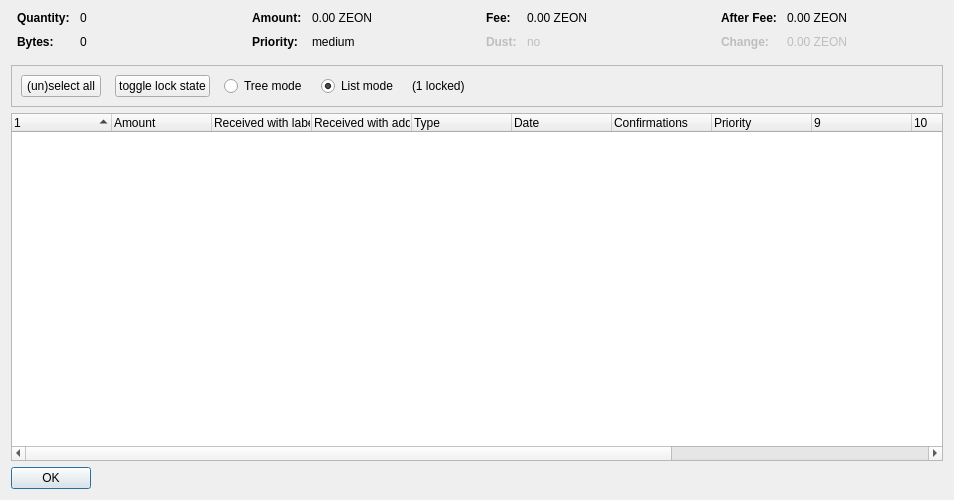
<?xml version="1.0" encoding="UTF-8"?>
<ui version="4.0">
 <class>CoinControlDialog</class>
 <widget class="QDialog" name="CoinControlDialog">
  <property name="geometry">
   <rect>
    <x>0</x>
    <y>0</y>
    <width>954</width>
    <height>500</height>
   </rect>
  </property>
  <property name="windowTitle">
   <string>Coin Selection</string>
  </property>
  <layout class="QVBoxLayout" name="verticalLayout">
   <item>
    <layout class="QHBoxLayout" name="horizontalLayoutTop" stretch="0,0,0,0">
     <property name="topMargin">
      <number>0</number>
     </property>
     <property name="bottomMargin">
      <number>10</number>
     </property>
     <item>
      <layout class="QFormLayout" name="formLayoutCoinControl1">
       <property name="horizontalSpacing">
        <number>10</number>
       </property>
       <property name="verticalSpacing">
        <number>10</number>
       </property>
       <property name="leftMargin">
        <number>6</number>
       </property>
       <property name="rightMargin">
        <number>6</number>
       </property>
       <item row="0" column="0">
        <widget class="QLabel" name="labelCoinControlQuantityText">
         <property name="font">
          <font>
           <weight>75</weight>
           <bold>true</bold>
          </font>
         </property>
         <property name="text">
          <string>Quantity:</string>
         </property>
        </widget>
       </item>
       <item row="0" column="1">
        <widget class="QLabel" name="labelCoinControlQuantity">
         <property name="cursor">
          <cursorShape>IBeamCursor</cursorShape>
         </property>
         <property name="contextMenuPolicy">
          <enum>Qt::ActionsContextMenu</enum>
         </property>
         <property name="text">
          <string notr="true">0</string>
         </property>
         <property name="textInteractionFlags">
          <set>Qt::LinksAccessibleByMouse|Qt::TextSelectableByKeyboard|Qt::TextSelectableByMouse</set>
         </property>
        </widget>
       </item>
       <item row="1" column="0">
        <widget class="QLabel" name="labelCoinControlBytesText">
         <property name="font">
          <font>
           <weight>75</weight>
           <bold>true</bold>
          </font>
         </property>
         <property name="text">
          <string>Bytes:</string>
         </property>
        </widget>
       </item>
       <item row="1" column="1">
        <widget class="QLabel" name="labelCoinControlBytes">
         <property name="cursor">
          <cursorShape>IBeamCursor</cursorShape>
         </property>
         <property name="contextMenuPolicy">
          <enum>Qt::ActionsContextMenu</enum>
         </property>
         <property name="text">
          <string notr="true">0</string>
         </property>
         <property name="textInteractionFlags">
          <set>Qt::LinksAccessibleByMouse|Qt::TextSelectableByKeyboard|Qt::TextSelectableByMouse</set>
         </property>
        </widget>
       </item>
      </layout>
     </item>
     <item>
      <layout class="QFormLayout" name="formLayoutCoinControl2">
       <property name="horizontalSpacing">
        <number>10</number>
       </property>
       <property name="verticalSpacing">
        <number>10</number>
       </property>
       <property name="leftMargin">
        <number>6</number>
       </property>
       <property name="rightMargin">
        <number>6</number>
       </property>
       <item row="0" column="0">
        <widget class="QLabel" name="labelCoinControlAmountText">
         <property name="font">
          <font>
           <weight>75</weight>
           <bold>true</bold>
          </font>
         </property>
         <property name="text">
          <string>Amount:</string>
         </property>
        </widget>
       </item>
       <item row="0" column="1">
        <widget class="QLabel" name="labelCoinControlAmount">
         <property name="cursor">
          <cursorShape>IBeamCursor</cursorShape>
         </property>
         <property name="contextMenuPolicy">
          <enum>Qt::ActionsContextMenu</enum>
         </property>
         <property name="text">
          <string notr="true">0.00 ZEON</string>
         </property>
         <property name="textInteractionFlags">
          <set>Qt::LinksAccessibleByMouse|Qt::TextSelectableByKeyboard|Qt::TextSelectableByMouse</set>
         </property>
        </widget>
       </item>
       <item row="1" column="0">
        <widget class="QLabel" name="labelCoinControlPriorityText">
         <property name="font">
          <font>
           <weight>75</weight>
           <bold>true</bold>
          </font>
         </property>
         <property name="text">
          <string>Priority:</string>
         </property>
        </widget>
       </item>
       <item row="1" column="1">
        <widget class="QLabel" name="labelCoinControlPriority">
         <property name="cursor">
          <cursorShape>IBeamCursor</cursorShape>
         </property>
         <property name="contextMenuPolicy">
          <enum>Qt::ActionsContextMenu</enum>
         </property>
         <property name="text">
          <string>medium</string>
         </property>
         <property name="textInteractionFlags">
          <set>Qt::LinksAccessibleByMouse|Qt::TextSelectableByKeyboard|Qt::TextSelectableByMouse</set>
         </property>
        </widget>
       </item>
      </layout>
     </item>
     <item>
      <layout class="QFormLayout" name="formLayoutCoinControl3">
       <property name="horizontalSpacing">
        <number>10</number>
       </property>
       <property name="verticalSpacing">
        <number>10</number>
       </property>
       <property name="leftMargin">
        <number>6</number>
       </property>
       <property name="rightMargin">
        <number>6</number>
       </property>
       <item row="0" column="0">
        <widget class="QLabel" name="labelCoinControlFeeText">
         <property name="font">
          <font>
           <weight>75</weight>
           <bold>true</bold>
          </font>
         </property>
         <property name="text">
          <string>Fee:</string>
         </property>
        </widget>
       </item>
       <item row="0" column="1">
        <widget class="QLabel" name="labelCoinControlFee">
         <property name="cursor">
          <cursorShape>IBeamCursor</cursorShape>
         </property>
         <property name="contextMenuPolicy">
          <enum>Qt::ActionsContextMenu</enum>
         </property>
         <property name="text">
          <string notr="true">0.00 ZEON</string>
         </property>
         <property name="textInteractionFlags">
          <set>Qt::LinksAccessibleByMouse|Qt::TextSelectableByKeyboard|Qt::TextSelectableByMouse</set>
         </property>
        </widget>
       </item>
       <item row="1" column="0">
        <widget class="QLabel" name="labelCoinControlLowOutputText">
         <property name="enabled">
          <bool>false</bool>
         </property>
         <property name="font">
          <font>
           <weight>75</weight>
           <bold>true</bold>
          </font>
         </property>
         <property name="text">
          <string>Dust:</string>
         </property>
        </widget>
       </item>
       <item row="1" column="1">
        <widget class="QLabel" name="labelCoinControlLowOutput">
         <property name="enabled">
          <bool>false</bool>
         </property>
         <property name="cursor">
          <cursorShape>IBeamCursor</cursorShape>
         </property>
         <property name="contextMenuPolicy">
          <enum>Qt::ActionsContextMenu</enum>
         </property>
         <property name="text">
          <string>no</string>
         </property>
         <property name="textInteractionFlags">
          <set>Qt::LinksAccessibleByMouse|Qt::TextSelectableByKeyboard|Qt::TextSelectableByMouse</set>
         </property>
        </widget>
       </item>
      </layout>
     </item>
     <item>
      <layout class="QFormLayout" name="formLayoutCoinControl4">
       <property name="horizontalSpacing">
        <number>10</number>
       </property>
       <property name="verticalSpacing">
        <number>10</number>
       </property>
       <property name="leftMargin">
        <number>6</number>
       </property>
       <property name="rightMargin">
        <number>6</number>
       </property>
       <item row="0" column="0">
        <widget class="QLabel" name="labelCoinControlAfterFeeText">
         <property name="font">
          <font>
           <weight>75</weight>
           <bold>true</bold>
          </font>
         </property>
         <property name="text">
          <string>After Fee:</string>
         </property>
        </widget>
       </item>
       <item row="0" column="1">
        <widget class="QLabel" name="labelCoinControlAfterFee">
         <property name="cursor">
          <cursorShape>IBeamCursor</cursorShape>
         </property>
         <property name="contextMenuPolicy">
          <enum>Qt::ActionsContextMenu</enum>
         </property>
         <property name="text">
          <string notr="true">0.00 ZEON</string>
         </property>
         <property name="textInteractionFlags">
          <set>Qt::LinksAccessibleByMouse|Qt::TextSelectableByKeyboard|Qt::TextSelectableByMouse</set>
         </property>
        </widget>
       </item>
       <item row="1" column="0">
        <widget class="QLabel" name="labelCoinControlChangeText">
         <property name="enabled">
          <bool>false</bool>
         </property>
         <property name="font">
          <font>
           <weight>75</weight>
           <bold>true</bold>
          </font>
         </property>
         <property name="text">
          <string>Change:</string>
         </property>
        </widget>
       </item>
       <item row="1" column="1">
        <widget class="QLabel" name="labelCoinControlChange">
         <property name="enabled">
          <bool>false</bool>
         </property>
         <property name="cursor">
          <cursorShape>IBeamCursor</cursorShape>
         </property>
         <property name="contextMenuPolicy">
          <enum>Qt::ActionsContextMenu</enum>
         </property>
         <property name="text">
          <string notr="true">0.00 ZEON</string>
         </property>
         <property name="textInteractionFlags">
          <set>Qt::LinksAccessibleByMouse|Qt::TextSelectableByKeyboard|Qt::TextSelectableByMouse</set>
         </property>
        </widget>
       </item>
      </layout>
     </item>
    </layout>
   </item>
   <item>
    <widget class="QFrame" name="frame">
     <property name="minimumSize">
      <size>
       <width>0</width>
       <height>40</height>
      </size>
     </property>
     <property name="frameShape">
      <enum>QFrame::StyledPanel</enum>
     </property>
     <property name="frameShadow">
      <enum>QFrame::Sunken</enum>
     </property>
     <layout class="QHBoxLayout" name="horizontalLayout">
      <item>
       <layout class="QHBoxLayout" name="horizontalLayoutPanel" stretch="0,0,0,0,0,0">
        <property name="spacing">
         <number>14</number>
        </property>
        <item>
         <widget class="QPushButton" name="pushButtonSelectAll">
          <property name="sizePolicy">
           <sizepolicy hsizetype="Maximum" vsizetype="Fixed">
            <horstretch>0</horstretch>
            <verstretch>0</verstretch>
           </sizepolicy>
          </property>
          <property name="text">
           <string>(un)select all</string>
          </property>
          <property name="autoDefault">
           <bool>false</bool>
          </property>
         </widget>
        </item>
        <item>
         <widget class="QPushButton" name="pushButtonToggleLock">
          <property name="sizePolicy">
           <sizepolicy hsizetype="Maximum" vsizetype="Fixed">
            <horstretch>0</horstretch>
            <verstretch>0</verstretch>
           </sizepolicy>
          </property>
          <property name="text">
           <string>toggle lock state</string>
          </property>
          <property name="autoDefault">
           <bool>false</bool>
          </property>
         </widget>
        </item>
        <item>
         <widget class="QRadioButton" name="radioTreeMode">
          <property name="sizePolicy">
           <sizepolicy hsizetype="Maximum" vsizetype="Fixed">
            <horstretch>0</horstretch>
            <verstretch>0</verstretch>
           </sizepolicy>
          </property>
          <property name="text">
           <string>Tree mode</string>
          </property>
         </widget>
        </item>
        <item>
         <widget class="QRadioButton" name="radioListMode">
          <property name="sizePolicy">
           <sizepolicy hsizetype="Maximum" vsizetype="Fixed">
            <horstretch>0</horstretch>
            <verstretch>0</verstretch>
           </sizepolicy>
          </property>
          <property name="text">
           <string>List mode</string>
          </property>
          <property name="checked">
           <bool>true</bool>
          </property>
         </widget>
        </item>
        <item>
         <widget class="QLabel" name="labelLocked">
          <property name="text">
           <string>(1 locked)</string>
          </property>
         </widget>
        </item>
        <item>
         <spacer name="horizontalSpacer">
          <property name="orientation">
           <enum>Qt::Horizontal</enum>
          </property>
          <property name="sizeHint" stdset="0">
           <size>
            <width>40</width>
            <height>20</height>
           </size>
          </property>
         </spacer>
        </item>
       </layout>
      </item>
     </layout>
    </widget>
   </item>
   <item>
    <widget class="CoinControlTreeWidget" name="treeWidget">
     <property name="contextMenuPolicy">
      <enum>Qt::CustomContextMenu</enum>
     </property>
     <property name="sortingEnabled">
      <bool>false</bool>
     </property>
     <property name="columnCount">
      <number>13</number>
     </property>
     <attribute name="headerShowSortIndicator" stdset="0">
      <bool>true</bool>
     </attribute>
     <attribute name="headerStretchLastSection">
      <bool>false</bool>
     </attribute>
     <column>
      <property name="text">
       <string/>
      </property>
     </column>
     <column>
      <property name="text">
       <string>Amount</string>
      </property>
     </column>
     <column>
      <property name="text">
       <string>Received with label</string>
      </property>
     </column>
     <column>
      <property name="text">
       <string>Received with address</string>
      </property>
     </column>
     <column>
      <property name="text">
	<string>Type</string>
      </property>
     </column>
     <column>
      <property name="text">
       <string>Date</string>
      </property>
     </column>
     <column>
      <property name="text">
       <string>Confirmations</string>
      </property>
      <property name="toolTip">
       <string>Confirmed</string>
      </property>
     </column>
     <column>
      <property name="text">
       <string>Priority</string>
      </property>
     </column>
     <column>
      <property name="text">
       <string/>
      </property>
     </column>
     <column>
      <property name="text">
       <string/>
      </property>
     </column>
     <column>
      <property name="text">
       <string/>
      </property>
     </column>
     <column>
      <property name="text">
       <string/>
      </property>
     </column>
     <column>
      <property name="text">
       <string/>
      </property>
     </column>
    </widget>
   </item>
   <item>
    <widget class="QDialogButtonBox" name="buttonBox">
     <property name="sizePolicy">
      <sizepolicy hsizetype="Maximum" vsizetype="Fixed">
       <horstretch>0</horstretch>
       <verstretch>0</verstretch>
      </sizepolicy>
     </property>
     <property name="orientation">
      <enum>Qt::Horizontal</enum>
     </property>
     <property name="standardButtons">
      <set>QDialogButtonBox::Ok</set>
     </property>
    </widget>
   </item>
  </layout>
 </widget>
 <customwidgets>
  <customwidget>
   <class>CoinControlTreeWidget</class>
   <extends>QTreeWidget</extends>
   <header>coincontroltreewidget.h</header>
  </customwidget>
 </customwidgets>
 <resources/>
 <connections/>
</ui>
